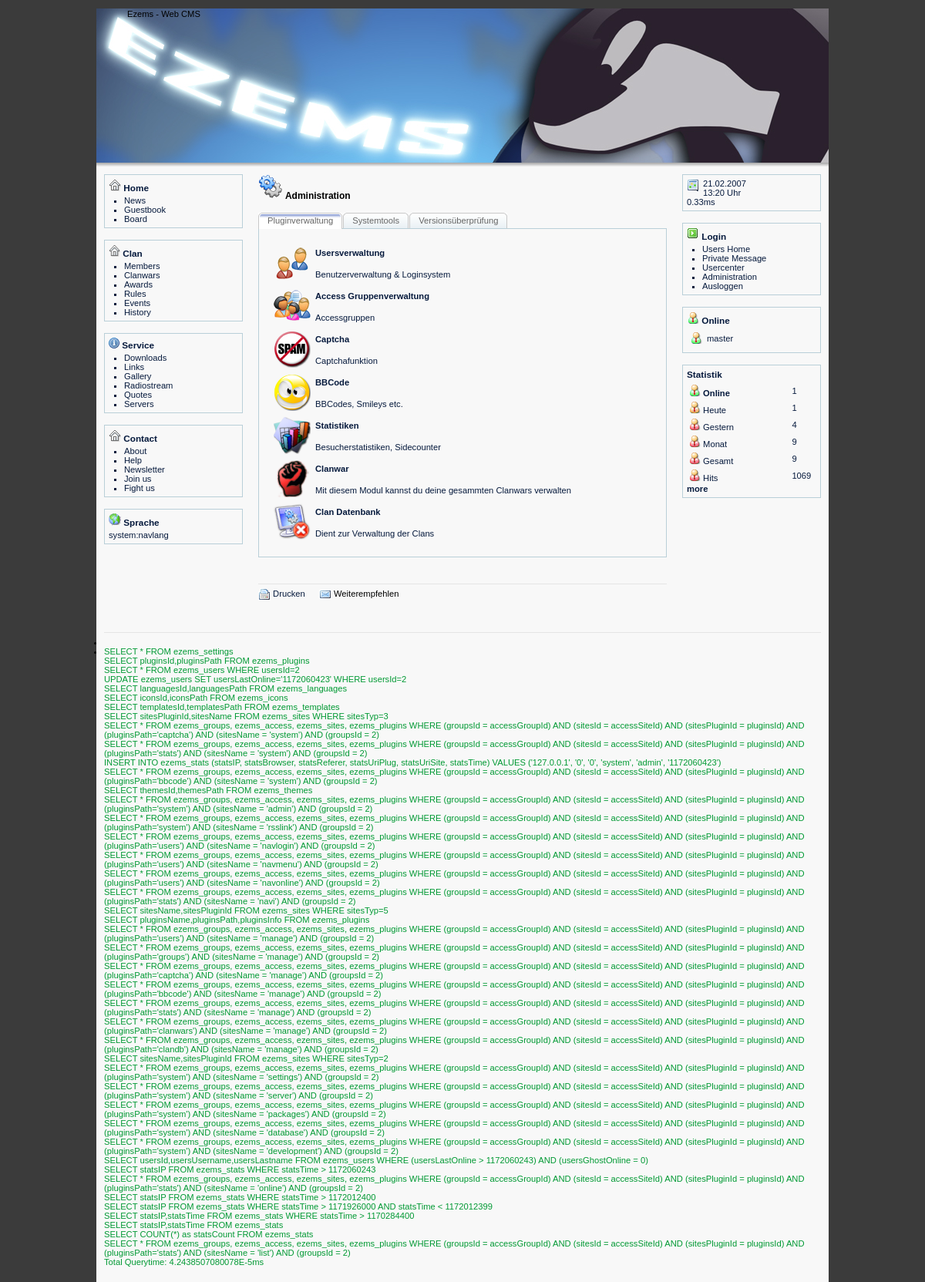
The page / (signed in) on the database its author committed.
### tables this page shows
CREATE TABLE ezems_plugins (
    pluginsId int(7) NOT NULL auto_increment,
    pluginsPath varchar(20) NOT NULL,
    pluginsName varchar(50) NOT NULL,
    pluginsAutor varchar(80) NOT NULL,
    pluginsWWW varchar(80) NOT NULL,
    pluginsInfo text NOT NULL,
    pluginsTime int(11) DEFAULT '0' NOT NULL,
    pluginsInstall longtext NOT NULL,
    pluginsReqPlugins varchar(255) NOT NULL,
    pluginsReqTables varchar(255) NOT NULL,
  PRIMARY KEY (pluginsId)
);

CREATE TABLE ezems_users (
    usersId int(7) NOT NULL auto_increment,
    usersUsername varchar(80),
    usersPassword varchar(80),
    usersThemeId int(7),
    usersTemplateId int(7),
    usersIconId int(7),
    usersLanguageId int(7),
    usersGroupId int(7),
    usersLastOnline int(11),
    usersGhostOnline int(1),
    usersFirstname varchar(80),
    usersLastname varchar(80),
    usersEmail varchar(80),
    usersTime int(11),
  PRIMARY KEY (usersId)
);

### system/subs/templates.php (called while the page is built, shortened)
<?php
 $ecFile = 'system/subs/templates.php';
$ecTemplatesData = dbSelect('templatesId,templatesPath',1,'templates');
while($templates = mysql_fetch_object($ecTemplatesData))
{
	$ecLocal['templatesList'][$templates->templatesId] = $templates->templatesPath;
}
$ecLocal['template'] = $ecLocal['templatesList'][$ecUser['templateId']];
function ecTemplate($plugin, $site, $part = 'default', $language = 0)
{
	global $ecSettings, $ecFile, $ecLocal, $ecUser;
	$language = empty($language) ? $site : $language;
	$ecLang = ecGetLang($plugin, $language);
	$templatePath = 'templates/' . $ecLocal['template'] . '/' . $plugin . '/' . $site . '.html';
	if (file_exists($templatePath))
	{
		$template = implode('',file($templatePath));
		$template = str_replace('{ecTableWidth}', $ecLocal['tableWidth'], $template);
		if ($part != 'default')
		{
			preg_match_all ("/\<\!\+" . $part . "\>(.*?)\<\!\-" . $part . "/Sis", $template , $tmpPart);
			if (isset($tmpPart[1][0]))
			{
				$template = $tmpPart[1][0];
			}
			else
			{
				$template = '';
				ecError($ecFile, 'Templateerror: Part "'.$part.'" not found');
			}
		}
		else
		{
			$template = preg_replace("/\{\!(.*?)\}/is", '', $template);
		}
		preg_match_all ("={(.)(.*?)}=si", $template , $tmpVars);
		$count = count($tmpVars[0]);
		$i = 0;
		while(!empty($count))
		{
			if ($tmpVars[1][$i] == '?')
			{
				if (isset($ecLang[$tmpVars[2][$i]]))
				{
					$template = str_replace($tmpVars[0][$i], $ecLang[$tmpVars[2][$i]], $template);
				}
				else
				{
					$template = str_replace($tmpVars[0][$i], 'not defined!', $template);
					ecError($ecFile,'Languagevar '.$tmpVars[0][$i].' isn`t defined');
				}
			}
			elseif ($tmpVars[1][$i] == '$')
			{
				if (isset($GLOBALS[$tmpVars[2][$i]]))
				{
					$template = str_replace($tmpVars[0][$i], $GLOBALS[$tmpVars[2][$i]], $template);
				}
				else
				{
					$template = str_replace($tmpVars[0][$i], '', $template);
				}
			}
			$i++;
			$count--;
		}
		preg_match_all ("={icon:(.*?)}=si", $template , $tmpVarsIcons);
		$count = count($tmpVarsIcons[0]);
		$i = 0;
		while(!empty($count))
		{
			$iconsdata = preg_split('=:=si',$tmpVarsIcons[1][$i]);
			if (file_exists('icons/'.$ecLocal['icons'].'/'.$iconsdata[0]))
			{
				$icon = 'icons/'.$ecLocal['icons'].'/'.$iconsdata[0].'/'.$iconsdata[1].'.png';
				$icon = file_exists($icon) ? $icon : 'icons/'.$ecLocal['icons'].'/'.$iconsdata[0].'/default.png';
			}
			else
			{
				$icon = '';
				$message = 'Iconfolder not found: icons/'.$ecLocal['icons'].'/'.$iconsdata[0].'/';
				ecError($ecFile,$message);
			}
			$template = str_replace($tmpVarsIcons[0][$i], $icon, $template);
			$i++;
			$count--;
		}
		return $template;
	}
	else
	{
		$templatePath = 'templates/' . $ecLocal['template'] . '/' . $plugin . '/' . $site;
		$message = 'Template (' . $templatePath . '.html) nicht vorhanden';
		$message2 = 'Template (' . $site . '.html) nicht vorhanden';
		ecError($ecFile,$message);
		return $message2;
	}
}
?>

### system/subs/errorhandler.php (called while the page is built, shortened)
<?php
$ecLocal['errors'] = array();
?>

### config.php (called while the page is built, shortened)
<?php
	$ecLocal['errorLog'] = 0;
	$ecLocal['cryptKey'] = 'sEcu21re';
?>

### system/subs/languages.php (called while the page is built, shortened)
<?php
$ecLanguagesData = dbSelect('languagesId,languagesPath',1,'languages');
while($languages = mysql_fetch_object($ecLanguagesData))
{
	$ecLocal['languagesList'][$languages->languagesId] = $languages->languagesPath;
}
$ecLocal['language'] = $ecLocal['languagesList'][$ecUser['languageId']];
include('languages/'.$ecLocal['language'].'/global.php');
?>

### languages/german_de/global.php (called while the page is built, shortened)
<?php
$ecGobalLang['sunday'] = 'Sonntag';
$ecGobalLang['monday'] = 'Montag';
$ecGobalLang['tuesday'] = 'Dienstag';
$ecGobalLang['wednesday'] = 'Mittwoch';
$ecGobalLang['thursday'] = 'Donnerstag';
$ecGobalLang['friday'] = 'Freitag';
$ecGobalLang['saturday'] = 'Samstag';
$ecGobalLang['january'] = 'Januar';
$ecGobalLang['february'] = 'Februar';
$ecGobalLang['march'] = 'März';
$ecGobalLang['april'] = 'April';
$ecGobalLang['may'] = 'Mai';
$ecGobalLang['june'] = 'Juni';
$ecGobalLang['juli'] = 'Juli';
$ecGobalLang['august'] = 'August';
$ecGobalLang['september'] = 'September';
$ecGobalLang['october'] = 'Oktober';
$ecGobalLang['november'] = 'November';
$ecGobalLang['december'] = 'Dezember';
$ecGobalLang['charset']  = 'ISO-8859-15';
$ecGobalLang['datetyp']  = 'd.m.Y';
$ecGobalLang['timetyp']  = 'H:i';
$ecGobalLang['the'] = 'der';
$ecGobalLang['th'] = '.';
$ecGobalLang['oclock'] = 'Uhr';
$ecGobalLang['first'] = 'erste';
$ecGobalLang['back'] = 'vorherige';
$ecGobalLang['last'] = 'letzte';
$ecGobalLang['next'] = 'nächste';
$ecGobalLang['orderby'] = 'Geordnet nach';
$ecGobalLang['descending'] = 'Absteigend';
$ecGobalLang['ascending'] = 'Aufsteigend';
$ecGobalLang['referer1']	= 'Automatische Weiterleitung in';
$ecGobalLang['referer2']	= 'Sekunden <br /> Direkt:';
$ecGobalLang['next']		= 'weiter';
$ecGobalLang['test4']		= 'Test4';
?>

### system/subs/date.php (called while the page is built, shortened)
<?php
function ecDate($date, $typ = 1)
{
	global $tmpMonths, $tmpDays, $ecGobalLang, $ecLocal;
	if ($typ == 1)
	{
		$back = date($ecGobalLang['timetyp'], $date);
		$back .= ' ';
		$back .= $ecGobalLang['oclock'];
		return $back;
	}
	elseif ($typ == 2)
	{
		return date($ecGobalLang['datetyp'], $date);
	}
}
$ecLocal['date'] = ecDate($ecLocal['timestamp'], 2);
$ecLocal['time'] = ecDate($ecLocal['timestamp'], 1);
?>

### system/subs/icons.php (called while the page is built, shortened)
<?php
$ecIconsData = dbSelect('iconsId,iconsPath',1,'icons');
while($icons = mysql_fetch_object($ecIconsData))
{
	$ecLocal['iconsList'][$icons->iconsId] = $icons->iconsPath;
}
?>

### system/subs/tools.php (called while the page is built, shortened)
<?php
function ecCreateHtmlComment($comment)
{
	$html = '<!-- ';
	$html .= $comment;
	$html .= ' -->';
	return $html;
}
?>

### plugins/system/admin.php (the view, shortened to what this page needs)
<?php
echo ecTemplate('system', 'admin', 'siteHead');
echo ecTemplate('system', 'admin', 'pluginsHead');
$ecPluginsData = dbSelect('pluginsName,pluginsPath,pluginsInfo',1,'plugins');
while($plugins = mysql_fetch_object($ecPluginsData))
{
	if (file_exists('plugins/'.$plugins->pluginsPath.'/manage.php') && ecGetAccessLevel($plugins->pluginsPath, 'manage'))
	{
		echo ecTemplate('system', 'admin', 'pluginsData');
	}
}
echo ecTemplate('system', 'admin', 'pluginsFoot');
echo ecTemplate('system', 'admin', 'versionCheck');
?>

### plugins/users/navmenu.php (shortened to what this page needs)
<?php
echo ecTemplate('users', 'navmenu', 'links');
echo ecTemplate('users', 'navmenu', 'admin');
echo ecTemplate('users', 'navmenu', 'logout');
?>

### plugins/users/navonline.php (shortened to what this page needs)
<?php
echo ecTemplate('users', 'navonline', 'onlineHead');
$onlineTime = $ecLocal['timestamp'] - 180;
$ecOnlineData = dbSelect('usersId,usersUsername,usersLastname',1,'users',"(usersLastOnline > $onlineTime) AND (usersGhostOnline = 0)");
while($users = mysql_fetch_object($ecOnlineData))
{
	echo ecTemplate('users', 'navonline', 'onlineData');
}
echo ecTemplate('users', 'navonline', 'onlineFoot');
?>

### plugins/stats/navi.php (shortened to what this page needs)
<?php
	echo ecTemplate('stats', 'navi', 'siteHead');
	if (!empty($ecSettings['stats']['online']))
	{
		if (ecGetAccessLevel('stats','online')) echo ecTemplate('stats', 'navi', 'statsOnlineLink');
			else echo ecTemplate('stats', 'navi', 'statsOnline');
	}
	if (!empty($ecSettings['stats']['yesterday']))
	{
		echo ecTemplate('stats', 'navi', 'statsToday');
	}
	if (!empty($ecSettings['stats']['yesterday']))
	{
		echo ecTemplate('stats', 'navi', 'statsYesterday');
	}
	if (!empty($ecSettings['stats']['month']))
	{
		echo ecTemplate('stats', 'navi', 'statsMonth');
	}
	if (!empty($ecSettings['stats']['all']))
	{
		echo ecTemplate('stats', 'navi', 'statsAll');
	}
	if (!empty($ecSettings['stats']['hits']))
	{
		echo ecTemplate('stats', 'navi', 'statsHits');
	}
	echo ecTemplate('stats', 'navi', 'siteFoot');
	if (ecGetAccessLevel('stats','list')) echo ecTemplate('stats', 'navi', 'statsMore');
?>

### index.php (shortened to what this page needs)
<?php
$ecLocal['scriptPath'] = ereg_replace("\\\\","/",__FILE__);
$ecLocal['scriptPath'] = dirname($ecLocal['scriptPath']);
$ecLocal['scriptPath'] = trim($ecLocal['scriptPath']);
require_once('system/subs/errorhandler.php');
	require_once('config.php');
	require_once('system/core/access.php');
	require_once('system/subs/languages.php');
	require_once('system/subs/date.php');
	require_once('system/subs/tools.php');
	require_once('system/subs/icons.php');
	require_once('system/subs/templates.php');
	require_once('system/core/themes.php');
	echo $html;
?>

### templates/default/style.css (style rules this page uses)
div.head { margin-bottom: 15px; font-size: 12px; font-weight: bold; vertical-align: middle; width: 100%; }
table.table { width: 100%; }
div.clickTabBox ul.clickTabNav { margin: 0px; padding: 0px; list-style: none; background: url(images/tabs/tab-border.gif) bottom repeat-x; height: 21px; }
div.clickTabBox ul.clickTabNav li { display: block; float: left; text-align:center; margin-right: 1px; }
div.clickTabBox ul.clickTabNav li a { display: block; float: left; line-height: 21px; text-decoration: none; padding: 0px 12px; color: #666666; font-weight: normal; cursor: pointer; }
div.clickTabBox div.clickTab { clear: both; color: #061a3d; margin-bottom: 15px; }

### themes/water/style.css (style rules this page uses)
body { background: #3b3b3b; color: #000000; margin: 0; padding: 0; font: 70% Verdana, Arial, Tahoma, Helvetica, sans-serif; }
ul, li, h1, h2, p { margin: 0; padding: 0; }
h2 { font-size: 105%; margin-bottom: 4px; }
p { margin-bottom: 10px; line-height: 130%; }
a { text-decoration: none; color: #061a3d; }
img { border: 0; }
hr { background:#e5e5e5; color:#e5e5e5; border: #e5e5e5; height: 1px; }
td { padding: 2px; }
#main { width: 950px; margin: 0 auto; background: #f8f8f8; }
#logo { background: #000 url(images/logo.jpg) no-repeat; height: 200px; }
#line { background: url(images/line.jpg); height: 5px; font-size: 5px; }
#left { float: left; width: 200px; }
#middle { float: left; width: 550px; }
#right { float: left; width: 200px; }
#rightin, #middlein, #leftin { padding: 10px; }
#rightin div { background: #f8f8f8; color: #061a3d; border: 1px solid #b9cfd8; padding: 5px; margin-bottom: 15px; }
#rightin div ul { list-style: square; }
#rightin div li { margin-left: 20px; }
#leftin div { background: #f8f8f8; color: #061a3d; border: 1px solid #b9cfd8; padding: 5px; margin-bottom: 15px; }
#leftin div ul { list-style: square; }
#leftin div li { margin-left: 20px; }
#foot { clear: both; padding: 3px 10px 20px 10px; }
#sql { clear: both; padding: 3px 10px 20px 10px; }
#foot img { vertical-align: middle; }
#foot li { display: inline; padding-right: 15px; }
#middlein ul li { list-style: square }

### rows shown on the page
ezems_plugins: ecTemplate "Usersverwaltung Benutzerverwaltung & Loginsystem"
ezems_plugins: ecTemplate "Access Gruppenverwaltung Accessgruppen"
ezems_plugins: ecTemplate "Captcha Captchafunktion"
ezems_plugins: ecTemplate "BBCode BBCodes, Smileys etc."
ezems_plugins: ecTemplate "Statistiken Besucherstatistiken, Sidecounter"
ezems_plugins: ecTemplate "Clanwar Mit diesem Modul kannst du deine gesammten Clanwars verwalten"
ezems_plugins: ecTemplate "Clan Datenbank Dient zur Verwaltung der Clans"

### other values the page prints
ecTemplate('system', 'admin', 'siteHead') "Administration Pluginverwaltung Systemtools Versionsüberprüfung"
ecTemplate('users', 'navmenu', 'links') "Users Home Private Message Usercenter"
ecTemplate('users', 'navmenu', 'admin') "Administration"
ecTemplate('users', 'navmenu', 'logout') "Ausloggen"
ecTemplate('stats', 'navi', 'statsOnlineLink') "Online 1"
ecTemplate('stats', 'navi', 'statsToday') "Heute 1"
ecTemplate('stats', 'navi', 'statsYesterday') "Gestern 4"
ecTemplate('stats', 'navi', 'statsMonth') "Monat 9"
ecTemplate('stats', 'navi', 'statsAll') "Gesamt 9"
ecTemplate('stats', 'navi', 'statsHits') "Hits 1069"
ecTemplate('stats', 'navi', 'statsMore') "more"
